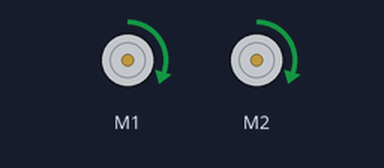
The sketch below on a simulated Arduino Uno, built with avr-gcc and run on an emulated ATmega328P. Shown: 2 × DC motor (green arrow = forward, orange = backward, longer = faster). At 4.0 s the program stops and its outputs stay as they are.

Above: at 0.1 s.
At 4.1 s:
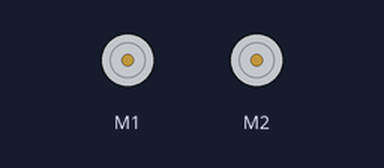
Timing chart, 0 to 5.5 s (numbered marks = the images above):
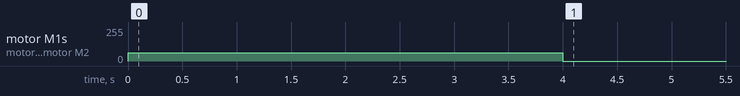

The sketch:

milestone_1_code.ino
```cpp
#include <ZumoShield.h>

ZumoMotors motors;

void setup() {
  // put your setup code here, to run once: set up code not required for this first milestone

}

void loop() {
  // put your main code here, to run repeatedly:
  motors.setLeftSpeed(100);
  motors.setRightSpeed(100);
  delay(4000);
  motors.setLeftSpeed(0);
  motors.setRightSpeed(0);//initially forgot to add this! robot was spinning
  while(true) {

}

}
```

Measured:
- by itself, motor M1, motor M2: stopped → forward 63/255 at 0.00 s, → stopped 4.0 s later
